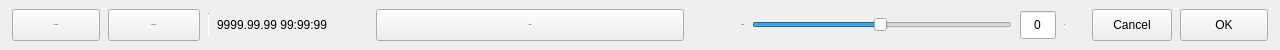
    <widget class="QWidget" name="bottomWidget" native="true">
     <property name="minimumSize">
      <size>
       <width>1280</width>
       <height>50</height>
      </size>
     </property>
     <property name="maximumSize">
      <size>
       <width>16777215</width>
       <height>50</height>
      </size>
     </property>
     <property name="focusPolicy">
      <enum>Qt::ClickFocus</enum>
     </property>
     <property name="styleSheet">
      <string notr="true"/>
     </property>
     <layout class="QHBoxLayout" name="horizontalLayout_3">
      <property name="spacing">
       <number>8</number>
      </property>
      <property name="leftMargin">
       <number>12</number>
      </property>
      <property name="topMargin">
       <number>4</number>
      </property>
      <property name="rightMargin">
       <number>12</number>
      </property>
      <property name="bottomMargin">
       <number>4</number>
      </property>
      <item>
       <widget class="AntiShakeButton" name="pbn_zeroPose">
        <property name="minimumSize">
         <size>
          <width>88</width>
          <height>32</height>
         </size>
        </property>
        <property name="maximumSize">
         <size>
          <width>88</width>
          <height>32</height>
         </size>
        </property>
        <property name="font">
         <font>
          <family>Microsoft YaHei UI</family>
          <pointsize>-1</pointsize>
          <italic>false</italic>
          <bold>false</bold>
         </font>
        </property>
        <property name="focusPolicy">
         <enum>Qt::ClickFocus</enum>
        </property>
        <property name="styleSheet">
         <string notr="true"/>
        </property>
        <property name="text">
         <string>Zero pose</string>
        </property>
       </widget>
      </item>
      <item>
       <widget class="AntiShakeButton" name="pbn_initPose">
        <property name="minimumSize">
         <size>
          <width>92</width>
          <height>32</height>
         </size>
        </property>
        <property name="maximumSize">
         <size>
          <width>92</width>
          <height>32</height>
         </size>
        </property>
        <property name="font">
         <font>
          <family>Microsoft YaHei UI</family>
          <pointsize>-1</pointsize>
          <italic>false</italic>
          <bold>false</bold>
         </font>
        </property>
        <property name="focusPolicy">
         <enum>Qt::ClickFocus</enum>
        </property>
        <property name="styleSheet">
         <string notr="true"/>
        </property>
        <property name="text">
         <string>Initial pose</string>
        </property>
       </widget>
      </item>
      <item>
       <widget class="QFrame" name="line_bottom">
        <property name="minimumSize">
         <size>
          <width>1</width>
          <height>24</height>
         </size>
        </property>
        <property name="maximumSize">
         <size>
          <width>1</width>
          <height>24</height>
         </size>
        </property>
        <property name="frameShape">
         <enum>QFrame::VLine</enum>
        </property>
        <property name="frameShadow">
         <enum>QFrame::Sunken</enum>
        </property>
        <property name="midLineWidth">
         <number>0</number>
        </property>
       </widget>
      </item>
      <item>
       <widget class="ClickableLabel" name="lbl_time">
        <property name="maximumSize">
         <size>
          <width>185</width>
          <height>16777215</height>
         </size>
        </property>
        <property name="focusPolicy">
         <enum>Qt::ClickFocus</enum>
        </property>
        <property name="text">
         <string>9999.99.99 99:99:99</string>
        </property>
       </widget>
      </item>
      <item>
       <spacer name="horizontalSpacer_2">
        <property name="orientation">
         <enum>Qt::Horizontal</enum>
        </property>
        <property name="sizeType">
         <enum>QSizePolicy::Fixed</enum>
        </property>
        <property name="sizeHint" stdset="0">
         <size>
          <width>40</width>
          <height>16</height>
         </size>
        </property>
       </spacer>
      </item>
      <item>
       <widget class="QPushButton" name="pbn_showLogFlowForm">
        <property name="sizePolicy">
         <sizepolicy hsizetype="Expanding" vsizetype="Expanding">
          <horstretch>0</horstretch>
          <verstretch>0</verstretch>
         </sizepolicy>
        </property>
        <property name="minimumSize">
         <size>
          <width>260</width>
          <height>32</height>
         </size>
        </property>
        <property name="maximumSize">
         <size>
          <width>16777215</width>
          <height>32</height>
         </size>
        </property>
        <property name="font">
         <font>
          <family>Microsoft YaHei UI</family>
          <pointsize>-1</pointsize>
          <italic>false</italic>
          <bold>false</bold>
         </font>
        </property>
        <property name="focusPolicy">
         <enum>Qt::ClickFocus</enum>
        </property>
        <property name="styleSheet">
         <string notr="true"/>
        </property>
        <property name="text">
         <string notr="true">Output</string>
        </property>
        <property name="icon">
         <iconset>
          <normaloff>:/mainwidget/image/mainwidget/alarm.svg</normaloff>:/mainwidget/image/mainwidget/alarm.svg</iconset>
        </property>
       </widget>
      </item>
      <item>
       <layout class="QHBoxLayout" name="horizontalLayout_4">
        <property name="spacing">
         <number>8</number>
        </property>
        <item>
         <widget class="QLabel" name="lbl_speed">
          <property name="minimumSize">
           <size>
            <width>52</width>
            <height>28</height>
           </size>
          </property>
          <property name="maximumSize">
           <size>
            <width>52</width>
            <height>28</height>
           </size>
          </property>
          <property name="font">
           <font>
            <family>Microsoft YaHei UI</family>
            <pointsize>-1</pointsize>
            <italic>false</italic>
            <bold>false</bold>
           </font>
          </property>
          <property name="focusPolicy">
           <enum>Qt::ClickFocus</enum>
          </property>
          <property name="styleSheet">
           <string notr="true"/>
          </property>
          <property name="text">
           <string>Speed</string>
          </property>
          <property name="scaledContents">
           <bool>false</bool>
          </property>
          <property name="alignment">
           <set>Qt::AlignRight|Qt::AlignTrailing|Qt::AlignVCenter</set>
          </property>
         </widget>
        </item>
        <item>
         <widget class="QSlider" name="hSlider_speed">
          <property name="sizePolicy">
           <sizepolicy hsizetype="Preferred" vsizetype="Fixed">
            <horstretch>0</horstretch>
            <verstretch>0</verstretch>
           </sizepolicy>
          </property>
          <property name="minimumSize">
           <size>
            <width>260</width>
            <height>32</height>
           </size>
          </property>
          <property name="maximumSize">
           <size>
            <width>260</width>
            <height>32</height>
           </size>
          </property>
          <property name="focusPolicy">
           <enum>Qt::ClickFocus</enum>
          </property>
          <property name="minimum">
           <number>1</number>
          </property>
          <property name="maximum">
           <number>100</number>
          </property>
          <property name="pageStep">
           <number>0</number>
          </property>
          <property name="value">
           <number>50</number>
          </property>
          <property name="orientation">
           <enum>Qt::Horizontal</enum>
          </property>
         </widget>
        </item>
        <item>
         <widget class="IntLineEdit" name="edit_robotspeed">
          <property name="minimumSize">
           <size>
            <width>36</width>
            <height>28</height>
           </size>
          </property>
          <property name="maximumSize">
           <size>
            <width>36</width>
            <height>28</height>
           </size>
          </property>
          <property name="text">
           <string>0</string>
          </property>
          <property name="alignment">
           <set>Qt::AlignCenter</set>
          </property>
          <property name="placeholderText">
           <string notr="true"/>
          </property>
         </widget>
        </item>
        <item>
         <widget class="QLabel" name="lbl_percent">
          <property name="minimumSize">
           <size>
            <width>20</width>
            <height>28</height>
           </size>
          </property>
          <property name="maximumSize">
           <size>
            <width>20</width>
            <height>28</height>
           </size>
          </property>
          <property name="font">
           <font>
            <family>Microsoft YaHei UI</family>
            <pointsize>-1</pointsize>
            <italic>false</italic>
            <bold>false</bold>
           </font>
          </property>
          <property name="focusPolicy">
           <enum>Qt::ClickFocus</enum>
          </property>
          <property name="styleSheet">
           <string notr="true"/>
          </property>
          <property name="text">
           <string>%</string>
          </property>
          <property name="scaledContents">
           <bool>false</bool>
          </property>
          <property name="alignment">
           <set>Qt::AlignLeading|Qt::AlignLeft|Qt::AlignVCenter</set>
          </property>
         </widget>
        </item>
       </layout>
      </item>
      <item>
       <widget class="QPushButton" name="pbn_cancel">
        <property name="minimumSize">
         <size>
          <width>77</width>
          <height>32</height>
         </size>
        </property>
        <property name="maximumSize">
         <size>
          <width>16777215</width>
          <height>32</height>
         </size>
        </property>
        <property name="focusPolicy">
         <enum>Qt::ClickFocus</enum>
        </property>
        <property name="text">
         <string>Cancel</string>
        </property>
       </widget>
      </item>
      <item>
       <widget class="QPushButton" name="pbn_setRoadPoint">
        <property name="sizePolicy">
         <sizepolicy hsizetype="Expanding" vsizetype="Expanding">
          <horstretch>0</horstretch>
          <verstretch>0</verstretch>
         </sizepolicy>
        </property>
        <property name="minimumSize">
         <size>
          <width>77</width>
          <height>32</height>
         </size>
        </property>
        <property name="maximumSize">
         <size>
          <width>88</width>
          <height>32</height>
         </size>
        </property>
        <property name="focusPolicy">
         <enum>Qt::ClickFocus</enum>
        </property>
        <property name="styleSheet">
         <string notr="true"/>
        </property>
        <property name="text">
         <string>OK</string>
        </property>
       </widget>
      </item>
     </layout>
    </widget>
